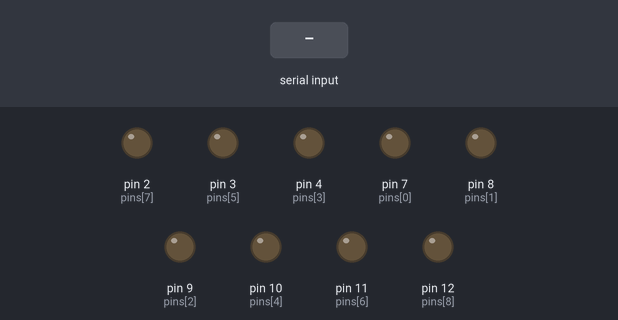
Bench run of a sketch on a simulated Arduino Uno, built with avr-gcc and run on an emulated ATmega328P. On the bench: output pins drawn as LEDs (lit = HIGH). The inputs (shaded band) are chosen by the test bench. What the sketch prints to the serial monitor is not drawn.

Above: at 1.0 s.
1.1 s: "90,45\n" received over Serial
At 2.4 s:
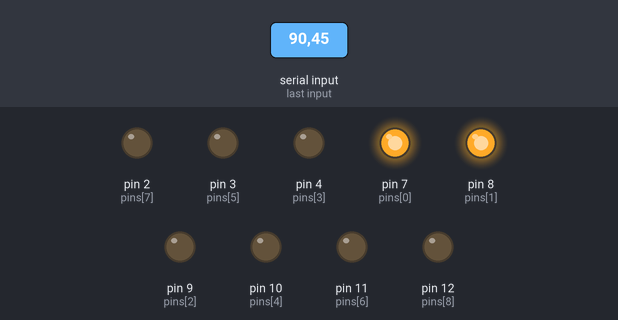
2.7 s: "30,150\n" received over Serial
At 3.9 s:
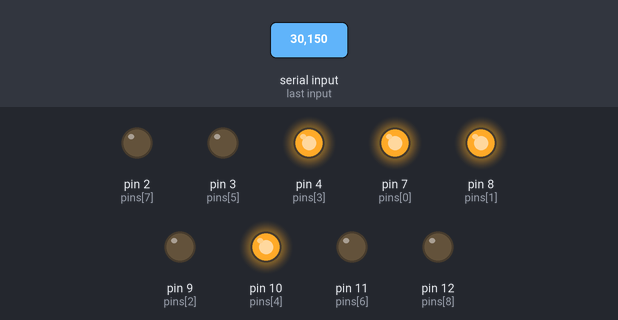
4.2 s: "5\n" received over Serial
At 5.0 s:
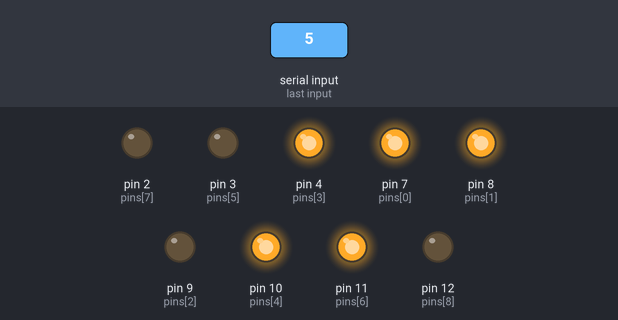
5.7 s: "90\n" received over Serial
At 6.2 s:
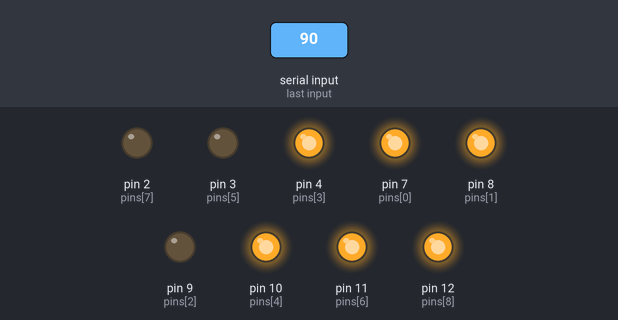
8.7 s: "200\n" received over Serial
At 9.5 s:
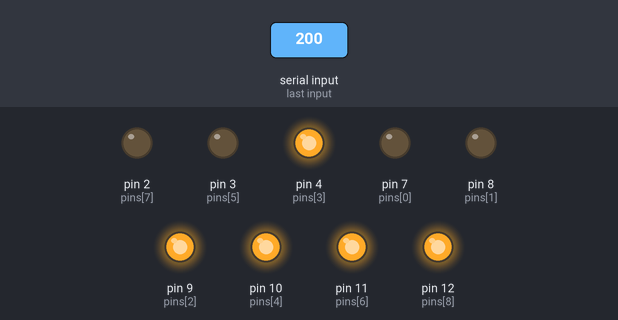
11.7 s: "90,45\n" received over Serial
At 13.1 s:
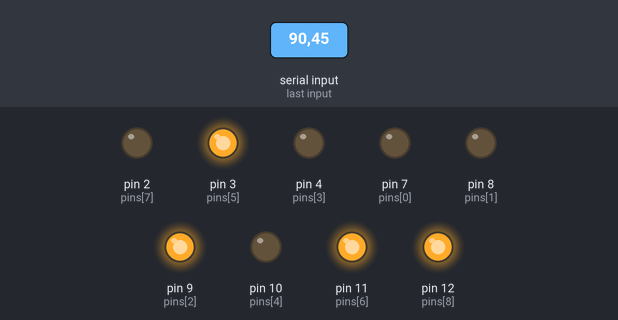
Timing chart, 0 to 15.2 s (numbered marks = the images above; inputs shaded):
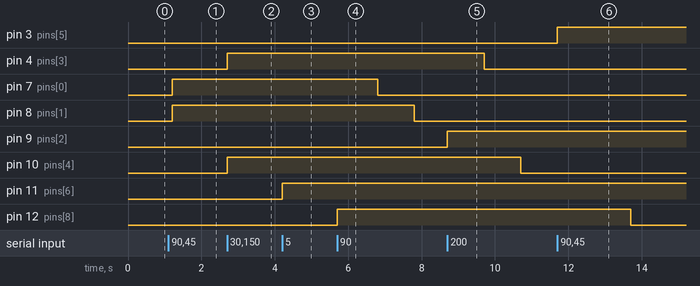

The sketch:

manyfansLuisa.ino
```cpp
// Define which pin to be used to communicate with Base pin of TIP120 transistors
int pins [9] = {7, 8, 9, 4, 10, 3, 11, 2, 12}; //11, ...

void setup()
{
  Serial.begin(9600);//initialize the serial communication

  for (int i = 0; i < 9; i++) {
    pinMode(pins[i], OUTPUT); // Set pin for output to control TIP120 Base pin
  }

  establishContact();  // send a byte to establish contact until Processing responds

}

void loop()
{
  if (Serial.available()) {
    for (int i = 0; i < 9; i++) {
      int motorValue = Serial.parseInt();
      digitalWrite(pins[i], motorValue); // send values to motor : By changing values from 0 to 255 you can control motor speed
      // For debugging: Send the value to the serial port, this will be read by processing
      Serial.write(motorValue);
      Serial.write(", ");
    }
    Serial.write("\n");
  }
  delay(100);    // Wait 100ms for next reading
}

void establishContact() {
 while (Serial.available() <= 0) {
      Serial.write('A');   // send a capital A
      delay(300);
  }
}
```

Measured:
- after the input at 1.1 s, pin 7 (pins[0]), pin 8 (pins[1]): LOW → HIGH after 0.10 s
- after the input at 2.7 s, pin 4 (pins[3]), pin 10 (pins[4]): LOW → HIGH at once
- after the input at 4.2 s, pin 11 (pins[6]): LOW → HIGH at once
- after the input at 5.7 s, pin 7 (pins[0]): HIGH → LOW after 1.1 s; pin 8 (pins[1]): HIGH → LOW after 2.1 s; pin 12 (pins[8]): LOW → HIGH at once
- after the input at 8.7 s, pin 9 (pins[2]): LOW → HIGH at once
- after the input at 11.7 s, pin 3 (pins[5]): LOW → HIGH at once; pin 11 (pins[6]): stays HIGH (without the input it goes to LOW after 1.0 s); pin 12 (pins[8]): HIGH → LOW after 2.0 s instead of 3.0 s
